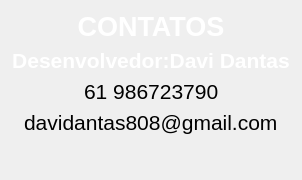
      <widget class="QWidget" name="pg_contato">
       <layout class="QVBoxLayout" name="verticalLayout_12">
        <item>
         <widget class="QLabel" name="label_15">
          <property name="font">
           <font>
            <pointsize>20</pointsize>
            <weight>75</weight>
            <bold>true</bold>
           </font>
          </property>
          <property name="styleSheet">
           <string notr="true">color: rgb(255, 255, 255);</string>
          </property>
          <property name="text">
           <string>CONTATOS</string>
          </property>
          <property name="alignment">
           <set>Qt::AlignCenter</set>
          </property>
         </widget>
        </item>
        <item>
         <widget class="QLabel" name="label_19">
          <property name="sizePolicy">
           <sizepolicy hsizetype="Preferred" vsizetype="Preferred">
            <horstretch>0</horstretch>
            <verstretch>0</verstretch>
           </sizepolicy>
          </property>
          <property name="text">
           <string>&lt;html&gt;&lt;head/&gt;&lt;body&gt;&lt;p&gt;&lt;span style=&quot; font-size:16pt; font-weight:600; color:#ffffff;&quot;&gt;Desenvolvedor:Davi Dantas&lt;/span&gt;&lt;/p&gt;&lt;/body&gt;&lt;/html&gt;</string>
          </property>
          <property name="alignment">
           <set>Qt::AlignCenter</set>
          </property>
         </widget>
        </item>
        <item>
         <layout class="QHBoxLayout" name="horizontalLayout_15">
          <item>
           <widget class="QLabel" name="label_27">
            <property name="text">
             <string/>
            </property>
           </widget>
          </item>
          <item>
           <layout class="QHBoxLayout" name="horizontalLayout_12">
            <item>
             <widget class="QLabel" name="label_20">
              <property name="sizePolicy">
               <sizepolicy hsizetype="Preferred" vsizetype="Preferred">
                <horstretch>0</horstretch>
                <verstretch>0</verstretch>
               </sizepolicy>
              </property>
              <property name="text">
               <string>&lt;html&gt;&lt;head/&gt;&lt;body&gt;&lt;p&gt;&lt;span style=&quot; font-size:16pt;&quot;&gt;61 986723790&lt;/span&gt;&lt;/p&gt;&lt;/body&gt;&lt;/html&gt;</string>
              </property>
              <property name="alignment">
               <set>Qt::AlignLeading|Qt::AlignLeft|Qt::AlignVCenter</set>
              </property>
             </widget>
            </item>
           </layout>
          </item>
          <item>
           <widget class="QLabel" name="label_28">
            <property name="text">
             <string/>
            </property>
           </widget>
          </item>
         </layout>
        </item>
        <item>
         <layout class="QHBoxLayout" name="horizontalLayout_16">
          <item>
           <widget class="QLabel" name="label_29">
            <property name="text">
             <string/>
            </property>
           </widget>
          </item>
          <item>
           <layout class="QHBoxLayout" name="horizontalLayout_13">
            <item>
             <widget class="QLabel" name="label_21">
              <property name="sizePolicy">
               <sizepolicy hsizetype="Preferred" vsizetype="Preferred">
                <horstretch>0</horstretch>
                <verstretch>0</verstretch>
               </sizepolicy>
              </property>
              <property name="text">
               <string>&lt;html&gt;&lt;head/&gt;&lt;body&gt;&lt;p&gt;&lt;span style=&quot; font-size:16pt;&quot;&gt;davidantas808@gmail.com&lt;/span&gt;&lt;/p&gt;&lt;/body&gt;&lt;/html&gt;</string>
              </property>
              <property name="alignment">
               <set>Qt::AlignLeading|Qt::AlignLeft|Qt::AlignVCenter</set>
              </property>
             </widget>
            </item>
           </layout>
          </item>
          <item>
           <widget class="QLabel" name="label_30">
            <property name="text">
             <string/>
            </property>
           </widget>
          </item>
         </layout>
        </item>
        <item>
         <layout class="QHBoxLayout" name="horizontalLayout_17">
          <item>
           <widget class="QLabel" name="label_31">
            <property name="text">
             <string/>
            </property>
           </widget>
          </item>
          <item>
           <layout class="QHBoxLayout" name="horizontalLayout_14">
            <item>
             <widget class="QLabel" name="label_22">
              <property name="sizePolicy">
               <sizepolicy hsizetype="Preferred" vsizetype="Preferred">
                <horstretch>0</horstretch>
                <verstretch>0</verstretch>
               </sizepolicy>
              </property>
              <property name="text">
               <string>&lt;html&gt;&lt;head/&gt;&lt;body&gt;&lt;p&gt;&lt;br/&gt;&lt;/p&gt;&lt;/body&gt;&lt;/html&gt;</string>
              </property>
              <property name="alignment">
               <set>Qt::AlignLeading|Qt::AlignLeft|Qt::AlignVCenter</set>
              </property>
             </widget>
            </item>
           </layout>
          </item>
          <item>
           <widget class="QLabel" name="label_32">
            <property name="text">
             <string/>
            </property>
           </widget>
          </item>
         </layout>
        </item>
       </layout>
      </widget>
